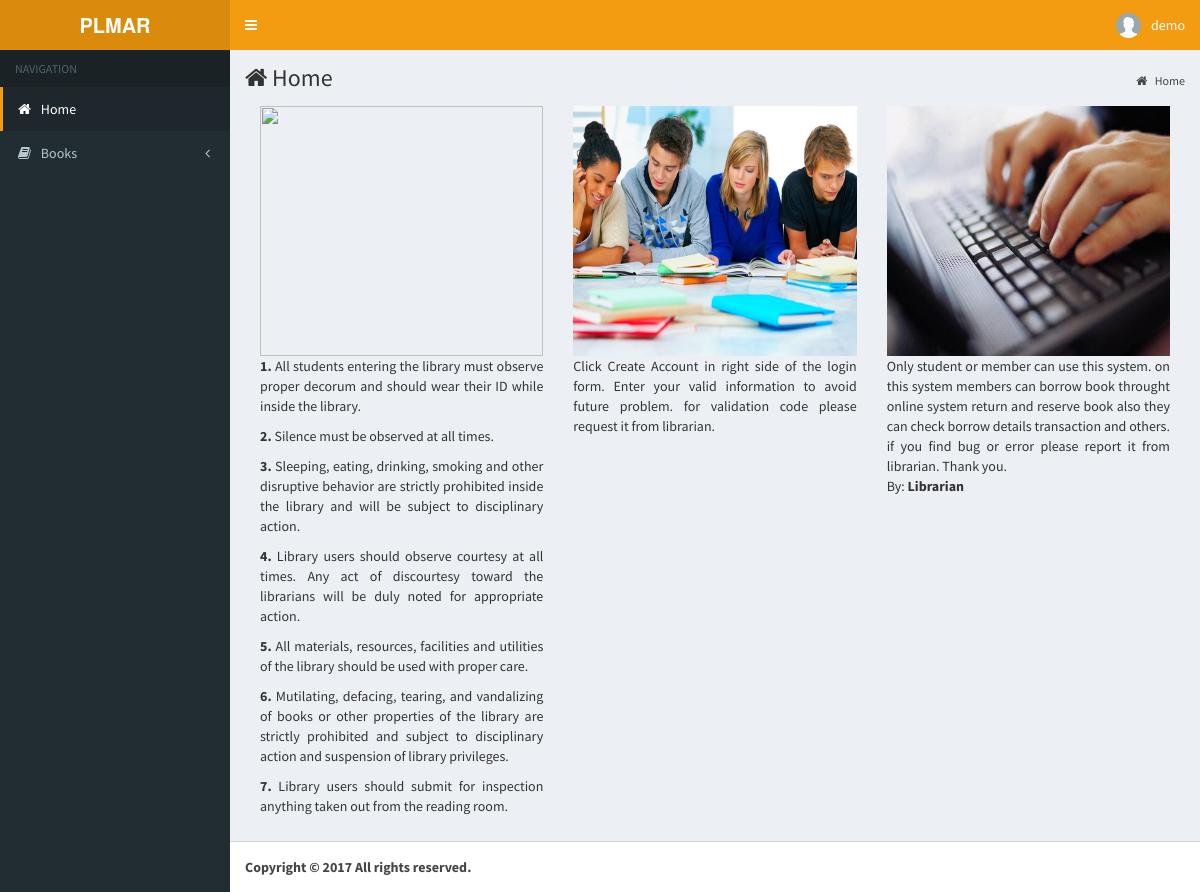
/pages/student/home.php (signed in), run on the app's committed database.
### tables this page shows
CREATE TABLE `pl_account_tbl` (
  `id` int(11) NOT NULL,
  `image` varchar(255) NOT NULL,
  `student_id` varchar(255) NOT NULL,
  `name` varchar(255) NOT NULL,
  `email` varchar(255) NOT NULL,
  `gender` varchar(255) NOT NULL,
  `branch` varchar(255) NOT NULL,
  `year` varchar(255) NOT NULL,
  `section` varchar(255) NOT NULL,
  `username` varchar(255) NOT NULL,
  `password` varchar(255) NOT NULL,
  `role` varchar(255) NOT NULL,
  `date` timestamp NOT NULL DEFAULT CURRENT_TIMESTAMP ON UPDATE CURRENT_TIMESTAMP
);

### pages/student/home.php (the view, shortened to what this page needs)
<?php
include '../../functions/functions.php';
$query = $db->query("SELECT * FROM pl_account_tbl WHERE id = ".$_SESSION['user']);
$row = $query->fetch_object();
$name = $row->name;
$image = $row->image;
?>
<!DOCTYPE html>
<html>
<head>
  <link rel="stylesheet" href="../../bootstrap/css/bootstrap.min.css">
  <link rel="stylesheet" href="https://cdnjs.cloudflare.com/ajax/libs/font-awesome/4.5.0/css/font-awesome.min.css">
  <link rel="stylesheet" href="https://cdnjs.cloudflare.com/ajax/libs/ionicons/2.0.1/css/ionicons.min.css">
  <link rel="stylesheet" href="../../dist/css/AdminLTE.min.css">
  <link rel="stylesheet" href="../../plugins/select2/select2.min.css">
  <link rel="stylesheet" href="../../dist/css/skins/skin-yellow.min.css">
  <link rel="stylesheet" type="text/css" href="../../dist/sweetalert/dist/sweetalert.css">
  <link rel="stylesheet" type="text/css" href="../../dist/sweetalert/themes/twitter/twitter.css">
</head>
<body class="hold-transition skin-yellow sidebar-mini">
<div class="wrapper">
  <header class="main-header">
    <a class="logo">
      <span class="logo-lg"><b>PLMAR</b></span>
    </a>
    <nav class="navbar navbar-static-top" role="navigation">
      <a href="#" class="sidebar-toggle" data-toggle="offcanvas" role="button">
      </a>
      <div class="navbar-custom-menu">
        <ul class="nav navbar-nav">
          <li class="dropdown user user-menu">
            <a href="#" class="dropdown-toggle" data-toggle="dropdown">
              <img src="../../<?php echo $image?>" class="user-image" alt="User Image">
              <span class="hidden-xs"><?php echo$name?></span>
            </a>
          </li>
        </ul>
      </div>
    </nav>
  </header>
  <aside class="main-sidebar">
    <section class="sidebar">
      <ul class="sidebar-menu">
        <li class="header">NAVIGATION</li>
        <li class="active"><a href="home.php"><i class="fa fa-home"></i> <span>Home</span></a></li>
        <li class="treeview">
          <a href="#">
            <i class="fa fa-book"></i> <span> Books</span>
            <span class="pull-right-container">
              <i class="fa fa-angle-left pull-right"></i>
            </span>
          </a>
        </li>
      </ul>
    </section>
  </aside>
  <div class="content-wrapper">
    <section class="content-header">
      <h1><i class="fa fa-home"></i> Home</h1>
      <ol class="breadcrumb">
        <li><a href="#"><i class="fa fa-home"></i> Home</a></li>
      </ol>
    </section>
    <section class="content">
    <div class="col-md-4">
        <img src="../../images/rules-and-regulation.jpg" style="height:250px;width:100%" class="img-responsive">
        <p class="text-justify">
          <b>1.</b> All students entering the library must observe proper decorum and should wear their ID while inside the library.
        </p>
        <p class="text-justify">
          <b>2.</b> Silence must be observed at all times.
        </p>
        <p class="text-justify">
          <b>3.</b> Sleeping, eating, drinking, smoking and other disruptive behavior are strictly prohibited inside the library and will be subject to disciplinary action.
        </p>
        <p class="text-justify">
          <b>4.</b> Library users should observe courtesy at all times. Any act of discourtesy toward the librarians will be duly noted for appropriate action.
        </p>
        <p class="text-justify">
          <b>5.</b> All materials, resources, facilities and utilities of the library should be used with proper care.
        </p>
        <p class="text-justify">
          <b>6.</b> Mutilating, defacing, tearing, and vandalizing of books or other properties of the library are strictly prohibited and subject to disciplinary action and suspension of library privileges.
        </p>
        <p class="text-justify">
          <b>7.</b> Library users should submit for inspection anything taken out from the reading room.
        </p>
      </div>
      <div class="col-md-4">
        <img src="../../images/NewStudents.jpg" style="height:250px;width:100%" class="img-responsive">
        <p class="text-justify">
         Click Create Account in right side of the login form. Enter your valid information to avoid future problem. for validation code please request it from librarian.
        </p>
      </div>
      <div class="col-md-4">
        <img src="../../images/our-system.jpg" style="height:250px;width:100%" class="img-responsive">
        <p class="text-justify">
         Only student or member can use this system. on this system members can borrow book throught online system return and reserve book also they can check borrow details transaction and others. if you find bug or error please report it from librarian.
         Thank you.
         <br>By: <strong> Librarian</strong>
        </p>
      </div>
      <div class="clearfix"></div>
    </section>
  </div>
  <footer class="main-footer">
    <strong>Copyright &copy; <?php echo date('Y')?> All rights reserved.
  </footer>
</div>
</body>
</html>

### data on the page
pl_account_tbl: image (picture), name "demo"
